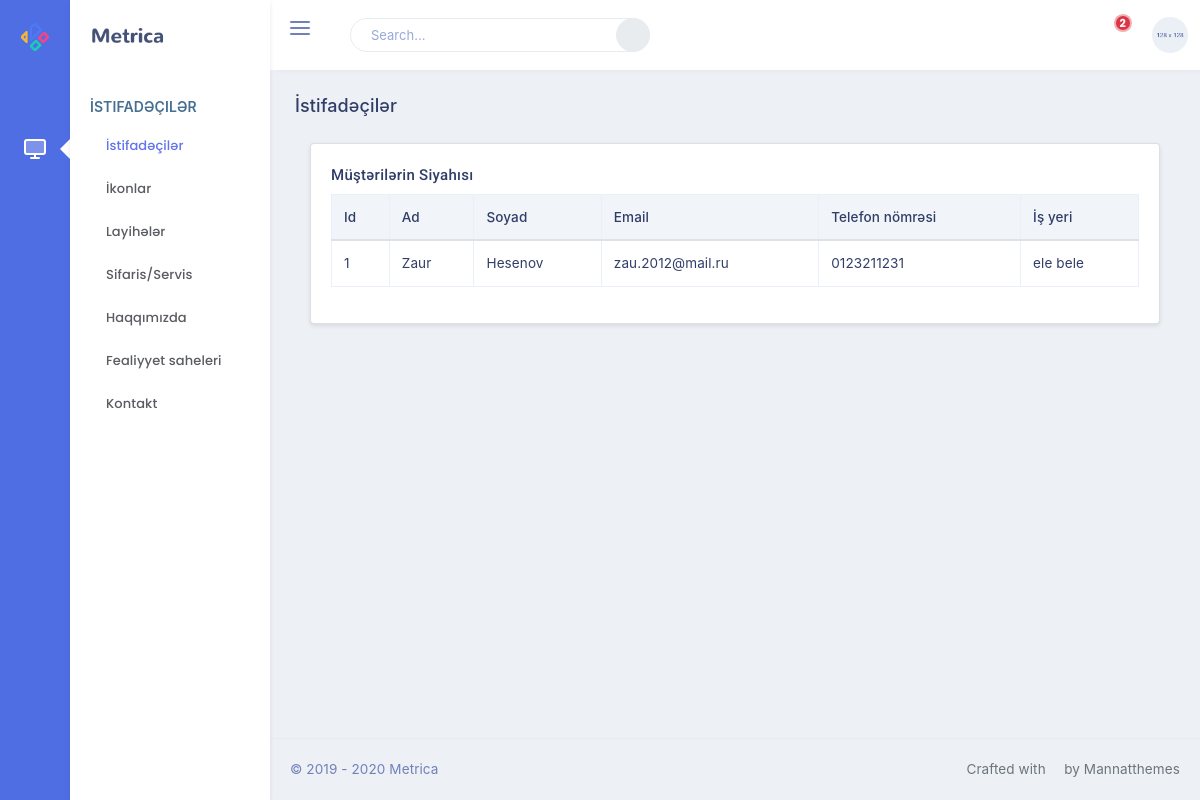
Screenshot of /users (signed in) with the database file from the repository.
### app/models.py (models this page shows, shortened)
class User(db.Model, UserMixin):
    id=db.Column(db.Integer, primary_key=True)
    name=db.Column(db.String(100), nullable=False)
    surname=db.Column(db.String(100), nullable=False)
    company=db.Column(db.String(255), nullable=False)
    email=db.Column(db.String(150), nullable=False)
    phone=db.Column(db.String(150), nullable=False)
    password=db.Column(db.String(50), nullable=False)

### admin/views.py (the view)
@app.route('/users')
@login_required
def users():
    if User.query.get(1) == current_user:
        alldata=User.query.all()
        return render_template('/admin/users.html', allusers=alldata)
    else: abort(403)

### app/models.py (called while the page is built)
@login_manager.user_loader
def load_user(user_id):
    return User.query.get(int(user_id))

### templates/admin/users.html
{% extends 'admin/base.html' %}
{%block pagetitle%}<h4 class="page-title">İstifadəçilər</h4> {% endblock pagetitle %}
{% block content %}
<div class="container-fluid">
                    <div class="row">
                        <div class="col-sm-12">
                        </div>
                    </div>
                    <div class="row">
                        <div class="col-12">
                            <div class="card">
                                <div class="card-body">
                                    <h4 class="mt-0 header-title">Müştərilərin siyahısı</h4>
                                    <table id="datatable" class="table table-bordered dt-responsive nowrap" style="border-collapse: collapse; border-spacing: 0; width: 100%;">
                                        <thead>
                                        <tr>
                                            <th>Id</th>
                                            <th>Ad</th>
                                            <th>Soyad</th>
                                            <th>Email</th>
                                            <th>Telefon nömrəsi</th>
                                            <th>İş yeri</th>
                                        </tr>
                                        </thead>
                                        <tbody>
                                        {% for row in allusers %}
                                        <tr>
                                            <td>{{row.id}}</td>
                                            <td>{{row.name}}</td>
                                            <td>{{row.surname}}</td>
                                            <td>{{row.email}}</td>
                                            <td>{{row.phone}}</td>
                                            <td>{{row.company}}</td>
                                        </tr>
                                            {% endfor %}
                                        </tbody>
                                    </table>
                                </div>
                            </div>
                        </div>
                    </div>
                </div>
{% endblock content %}

### rows the page displays
User: id "1", name "Zaur", surname "Hesenov", email "zau.2012@mail.ru", phone "0123211231", company "ele bele"
